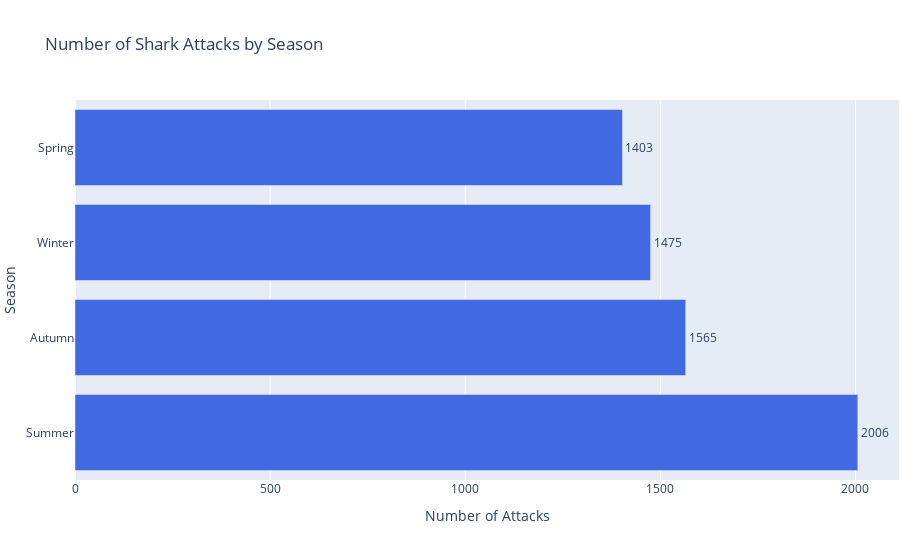

Notebook code cell kept with this figure:
### Markdown cell above
#### 2. Seasons corresponding to shark attacks

### Code cell
from utils import extract_month_or_nan, assign_season, get_season

# Ensure 'Season' is assigned based on 'Date'
df = assign_season(df)

# Then do your season counts and plotting
season_counts = df['Season'].value_counts().reset_index()
season_counts.columns = ['Season', 'Number of Attacks']

fig = px.bar(
    season_counts,
    x='Number of Attacks',
    y='Season',
    orientation='h',
    text='Number of Attacks',
    title='Number of Shark Attacks by Season'
)

fig.update_traces(marker_color='royalblue', textposition='outside')

fig.update_layout(
    xaxis_title='Number of Attacks',
    yaxis_title='Season',
    showlegend=False,
    margin=dict(t=100, b=80, l=1, r=1)
)

fig.show()

### Figure 1 — Plotly figure (JSON) as saved in the notebook; plotly's stock layout.template omitted (floating-point values rounded to 4 significant figures)
{"data": [{"alignmentgroup": "True", "hovertemplate": "Number of Attacks=%{text}<br>Season=%{y}<extra></extra>", "legendgroup": "", "marker": {"color": "royalblue", "pattern": {"shape": ""}}, "name": "", "offsetgroup": "", "orientation": "h", "showlegend": false, "text": [2006, 1565, 1475, 1403], "textposition": "outside", "type": "bar", "x": [2006, 1565, 1475, 1403], "xaxis": "x", "y": ["Summer", "Autumn", "Winter", "Spring"], "yaxis": "y"}], "layout": {"barmode": "relative", "legend": {"tracegroupgap": 0}, "margin": {"b": 80, "l": 1, "r": 1, "t": 100}, "showlegend": false, "title": {"text": "Number of Shark Attacks by Season"}, "xaxis": {"anchor": "y", "domain": [0, 1], "title": {"text": "Number of Attacks"}}, "yaxis": {"anchor": "x", "domain": [0, 1], "title": {"text": "Season"}}}}
